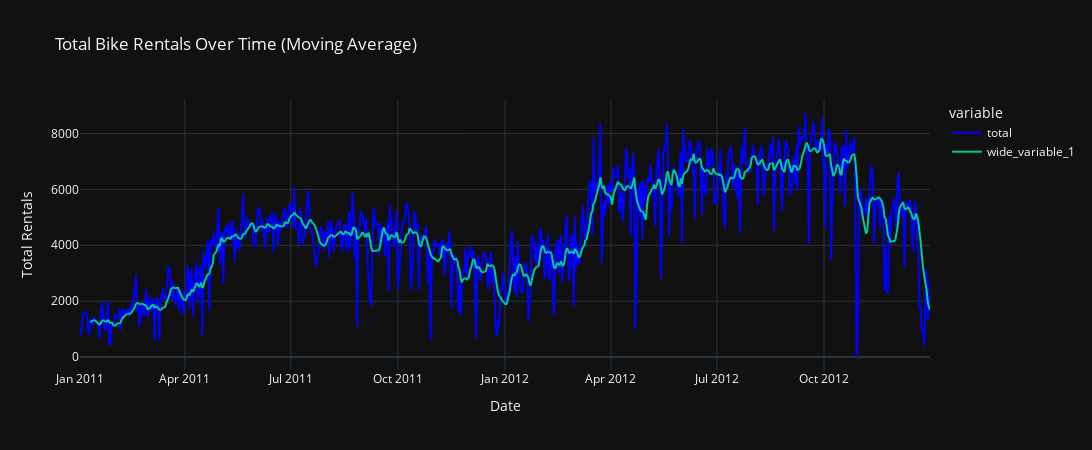

Notebook code cell kept with this figure:
### Code cell
moving_avg_total = data[total].rolling(window=10).mean()
moving_avg_total.name = 'moving_avg_total'

legend_names = {total: 'Total Rentals', 'moving_avg_total': 'Moving Average'}

fig = px.line(
    data,
    x=date,
    y=[total, moving_avg_total],
    title="Total Bike Rentals Over Time (Moving Average)",
    height=450,
    width=2400,
    color_discrete_map={total: 'blue', 'moving_avg_total': 'cyan'}
)

fig.update_layout(
    xaxis_title="Date",
    yaxis_title="Total Rentals",
)


print("The seasonality pattern holds for both 2011 and 2012.\nThe number of rentals are low during the winter months December to early March.")

fig.show()

### Figure 1 — Plotly figure (JSON) as saved in the notebook; plotly's stock layout.template omitted (floating-point values rounded to 4 significant figures; data arrays with more than 128 entries replaced by an {"elided": "..."} marker saying what was removed)
{"data": [{"hovertemplate": "variable=total<br>date=%{x}<br>value=%{y}<extra></extra>", "legendgroup": "total", "line": {"color": "blue", "dash": "solid"}, "marker": {"symbol": "circle"}, "mode": "lines", "name": "total", "showlegend": true, "type": "scattergl", "x": {"elided": "731 str values"}, "xaxis": "x", "y": {"elided": "731 float values"}, "yaxis": "y"}, {"hovertemplate": "variable=wide_variable_1<br>date=%{x}<br>value=%{y}<extra></extra>", "legendgroup": "wide_variable_1", "line": {"color": "#00cc96", "dash": "solid"}, "marker": {"symbol": "circle"}, "mode": "lines", "name": "wide_variable_1", "showlegend": true, "type": "scattergl", "x": {"elided": "731 str values"}, "xaxis": "x", "y": {"elided": "731 float values"}, "yaxis": "y"}], "layout": {"height": 450, "legend": {"title": {"text": "variable"}, "tracegroupgap": 0}, "title": {"text": "Total Bike Rentals Over Time (Moving Average)"}, "width": 2400, "xaxis": {"anchor": "y", "domain": [0, 1], "title": {"text": "Date"}}, "yaxis": {"anchor": "x", "domain": [0, 1], "title": {"text": "Total Rentals"}}}}
